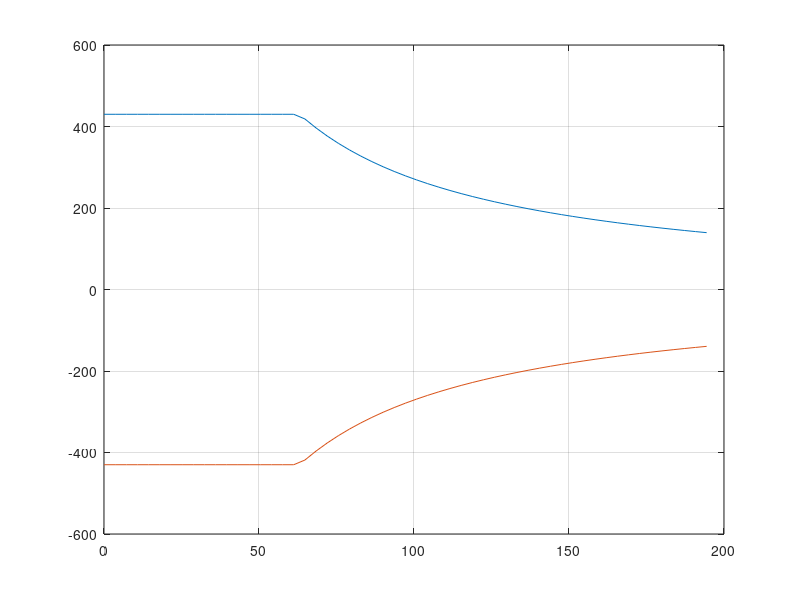

This chart was generated by the following MATLAB code:
r =9.73;
nr=0.9
rr = 0.33

coupleMaxMoteur = 430; %Nm
coupleMaxRoues = coupleMaxMoteur * nr * r; %Nm
puissanceMaxMoteur = 222121; %W
puissanceMaxRoues = puissanceMaxMoteur * nr; %W

vitesseMax = 195/3.6;%m/s
vitesseDecroRadS = puissanceMaxRoues / coupleMaxRoues;
vitesseDecroMS = puissanceMaxRoues / coupleMaxRoues * rr;

vitesseCouple = 0:1:vitesseMax

for k=1:1:vitesseMax+1
    
    if vitesseCouple(k) <= vitesseDecroMS
        seuilCoupleMax(k) = coupleMaxRoues;
    elseif vitesseCouple(k) >= vitesseDecroMS
        seuilCoupleMax(k)= puissanceMaxRoues / (vitesseCouple(k)/rr)
    end
end

vitesseCouple = vitesseCouple *3.6;
seuilCoupleMax = seuilCoupleMax /nr/r;

seuilCoupleMin= (-1)*flipud(seuilCoupleMax);


plot(vitesseCouple, seuilCoupleMax, vitesseCouple, seuilCoupleMin )
grid ON
